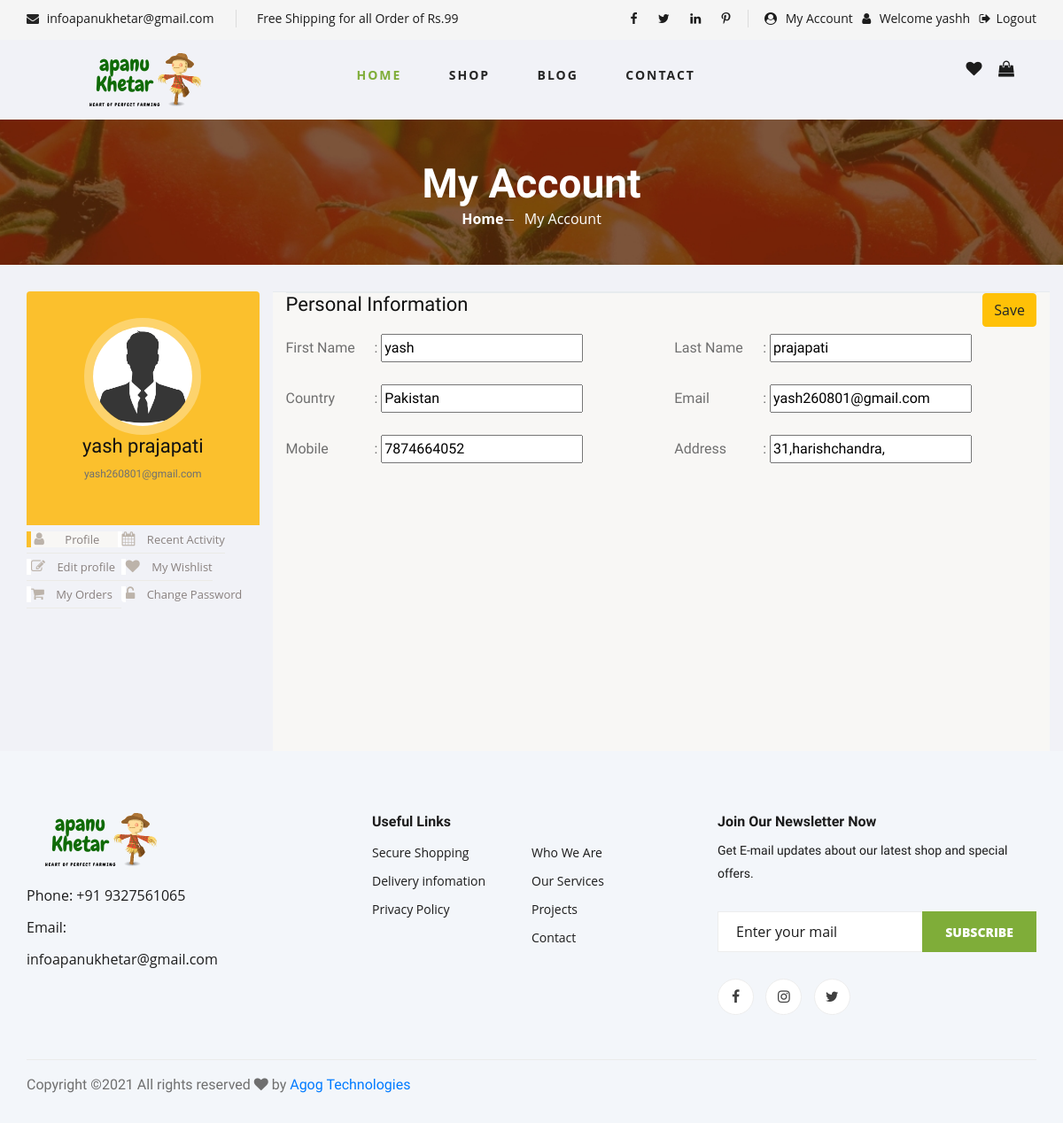
Page /myaccount/ (signed in) on the earlier database version.
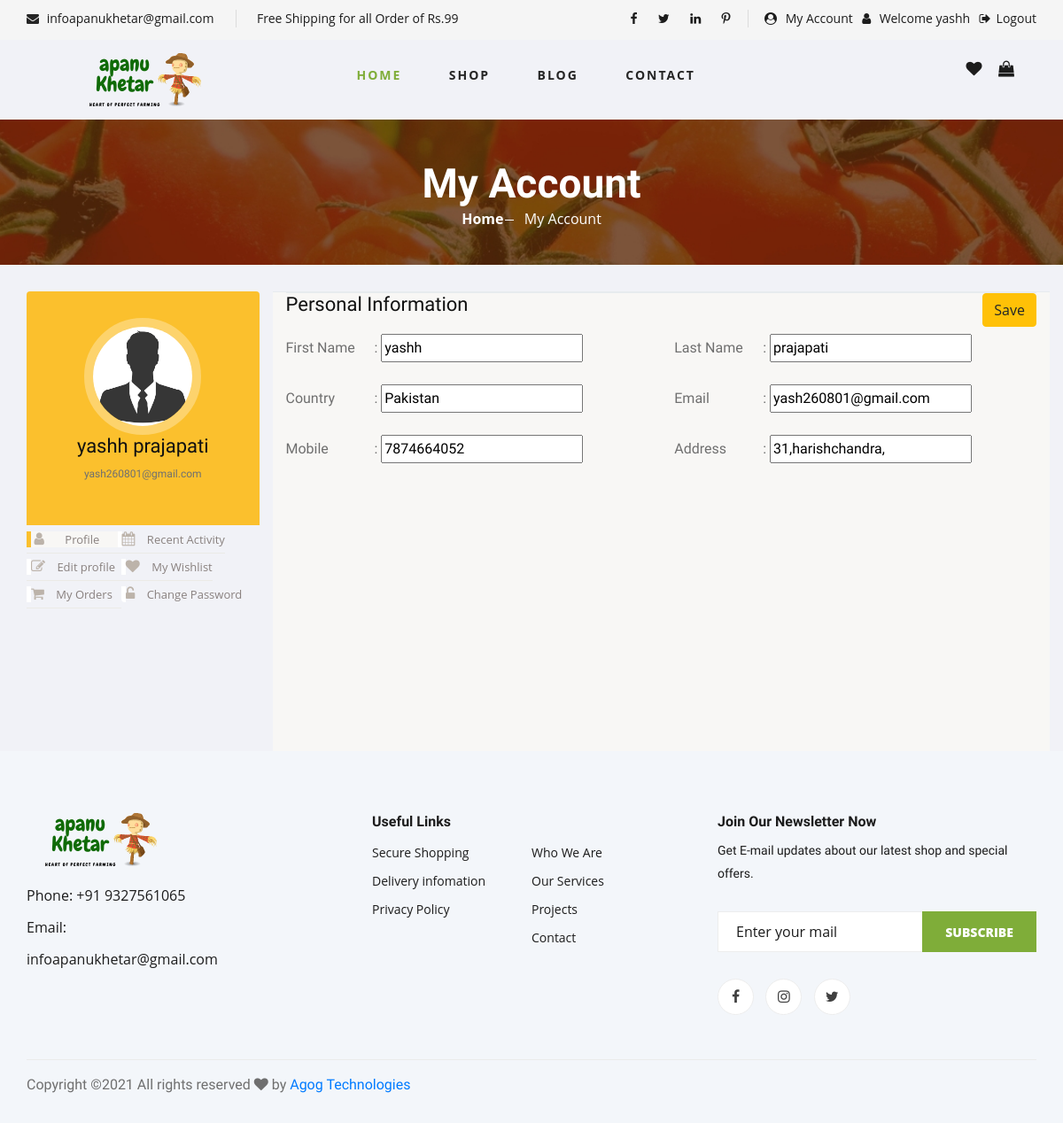
Same page on the later database version.
### ApanuKhetarApp/models.py (models this page shows)
class User(models.Model):
    FirstName = models.CharField(max_length=30)
    LastName = models.CharField(max_length=30)
    Email = models.EmailField(max_length=50)
    Password = models.CharField(max_length=20)
    Country = models.CharField(max_length=30,blank=True, null=True)
    Mobile = models.IntegerField(blank=True,null=True)
    Address = models.CharField(max_length=300,null=True,blank=True)
    Shipping_Address = models.CharField(max_length=300,null=True,blank=True)
    Status = models.CharField(max_length=10,default="Deactive")
    def __str__(self):
        return self.Email + " | " + self.FirstName

### ApanuKhetarApp/views.py (the view)
# urls.py: path('myaccount/',views.myaccount,name="myaccount"),
def myaccount(request):
    user = User.objects.get(Email=request.session['email'])
    if request.method == 'POST':
        vfname = request.POST['fname']
        vlname = request.POST['lname']
        vcountry = request.POST['fcountry']
        vmobile = request.POST['fmobile']
        if vfname != "" and vlname != "":
            user.FirstName = vfname
            user.LastName = vlname
            user.Country = vcountry
            user.Mobile = vmobile
            user.save()
            msg = "Saved Changes"
            del  request.session['name']
            request.session['name']=user.FirstName
            return render(request,'myaccount.html',{'user':user,'msg':msg})
        else:
            return render(request,'myaccount.html',{'user':user})
    else:
        print(user)
        return render(request,'myaccount.html',{'user':user})

### ApanuKhetarApp/templates/myaccount.html (shortened to what this page needs)
{% extends 'base.html' %}
{% load static %}
{% block content %}
<head>
</head>
<body>
    <section class="breadcrumb-section set-bg" data-setbg="{% static 'img/breadcrumb.jpg' %}">
        <div class="container">
            <div class="row">
                <div class="col-lg-12 text-center">
                    <div class="breadcrumb__text">
                        <h2>My Account</h2>
                        <div class="breadcrumb__option">
                            <a href="{% url 'index' %}">Home</a>
                            <span>My Account</span>
                        </div>
                    </div>
                </div>
            </div>
        </div>
    </section>
    <div class="container bootstrap snippets bootdey">
        <div class="row">
            <div class="profile-nav col-md-3">
                <div class="panel">
                    <div class="user-heading round">
                        <a href="#">
                            <img src="{% static 'img/avtar.jpg' %}" alt="">
                        </a>
                        <h1>{{user.FirstName}} {{user.LastName}}</h1>
                        <p>{{user.Email}}</p>
                    </div>
                    <ul class="nav nav-pills nav-stacked">
                        <li class="active"><a href="#"> &nbsp;<i class="fa fa-user"></i>&nbsp;&nbsp;&nbsp; Profile &nbsp;&nbsp;&nbsp;&nbsp;&nbsp;</a></li>
                        <li><a href="#"> <i class="fa fa-calendar"></i> Recent Activity </a></li>
                        <li><a href="#"> <i class="fa fa-edit"></i> Edit profile&nbsp;&nbsp;</a></li>
                        <li><a href="{% url 'mywishlist' %}"> <i class="fa fa-heart"></i> My Wishlist</a></li>
                        <li><a href="{% url 'myorder' %}"> <i class="fa fa-shopping-cart"></i> My Orders&nbsp;&nbsp;&nbsp;</a></li>
                        <li><a href="{% url 'change_password' %}"> <i class="fa fa-unlock-alt"></i> Change Password</a></li>
                    </ul>
                </div>
            </div>
            <div class="profile-info col-md-9">
                <form method="post" action="{% url 'myaccount' %}">
                <div class="panel">
                    <footer class="panel-footer">
                        <button class="btn btn-warning pull-right" type="submit">Save</button>
                    </footer>
                </div>
                <div class="panel">
                    <div class="panel-body bio-graph-info">
                        <h1>Personal Information</h1>
                        <div class="row">
                            <div class="bio-row">
                                <p><span>First Name </span>: <input type="text" value="{{user.FirstName}}" name="fname"></p>
                            </div>
                            <div class="bio-row">
                                <p><span>Last Name </span>: <input type="text" value="{{user.LastName}}" name="lname"></p>
                            </div>
                            <div class="bio-row">
                                <p><span>Country </span>: <input type="text" value="{{user.Country}}" name="fcountry"></p>
                            </div>
                            <div class="bio-row">
                                <p><span>Email </span>: <input type="text" value="{{user.Email}}" name="femail" readonly></p>
                            </div>
                            <div class="bio-row">
                                <p><span>Mobile </span>: <input type="text" value="{{user.Mobile}}" name="fmobile"></p>
                            </div>
                            <div class="bio-row">
                                <p><span>Address </span>: <input type="text" value="{{user.Address}}" name="fadd"></p>
                            </div>
                        </div>
                    </div>
                </div>
                </form>
            </div>
        </div>
    </div>
</body>
{% endblock %}

### ApanuKhetarApp/templates/base.html (shortened to what the changed rows need)
{% load static %}
<!DOCTYPE html>
<html lang="zxx">
<head>
    <link rel="stylesheet" href="{% static 'css/bootstrap.min.css' %}" type="text/css">
    <link rel="stylesheet" href="{% static 'css/font-awesome.min.css' %}" type="text/css">
    <link rel="stylesheet" href="{% static 'css/elegant-icons.css' %}" type="text/css">
    <link rel="stylesheet" href="{% static 'css/nice-select.css' %}" type="text/css">
    <link rel="stylesheet" href="{% static 'css/jquery-ui.min.css' %}" type="text/css">
    <link rel="stylesheet" href="{% static 'css/owl.carousel.min.css' %}" type="text/css">
    <link rel="stylesheet" href="{% static 'css/slicknav.min.css' %}" type="text/css">
    <link rel="stylesheet" href="{% static 'css/style.css' %}" type="text/css">
</head>
<body>
        <header class="header">
            <div class="header__top">
                <div class="container">
                    <div class="row">
                        <div class="col-lg-6 col-md-6">
                            <div class="header__top__right">
                                {% if request.session.email %}
                                <div class="header__top__right__auth">
                                    <a href="{% url 'myaccount' %}"><i class="fa fa-user-circle"></i> My Account&ensp;</a>
                                </div>
                                <div class="header__top__right__auth">
                                    <a href="#"><i class="fa fa-user"></i> Welcome {{request.session.name}}</a>
                                </div>
                                <div class="header__top__right__auth">
                                    <a href="{% url 'logout' %}">&ensp;<i class="fa fa-sign-out"></i>Logout</i></a>
                                </div>
                                {% else %}
                                <div class="header__top__right__auth">
                                    <a href="{% url 'login' %}"><i class="fa fa-user"></i> Login</a>
                                </div>
                                {% endif %}
                            </div>
                        </div>
                    </div>
                </div>
            </div>
        </header>
    {% block content %}
    {% endblock %}
</body>
</html>

Differences in the rows shown:
changed User "prajapati": session.name (not shown) → "yashh"; FirstName "yash" → "yashh"; fname "yash" → "yashh"
Other differences:
{{ request.session.name }}: "yashh" → (not shown)
